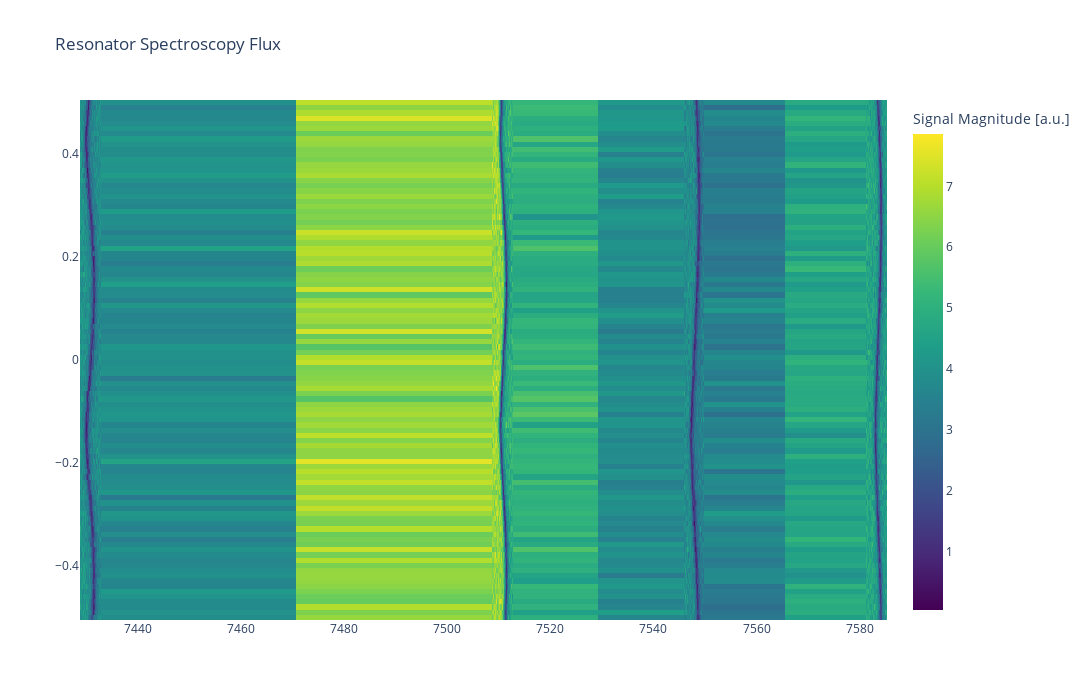

Notebook code cell kept with this figure:
### Code cell
r = run_resonator_flux_dependence(gain_range=np.linspace(-.5, .5, 100))
